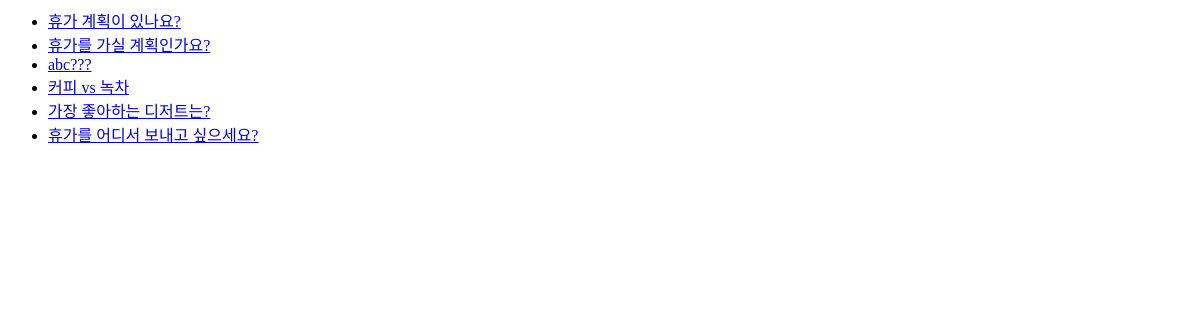
Before: /polls/ with the older database file.
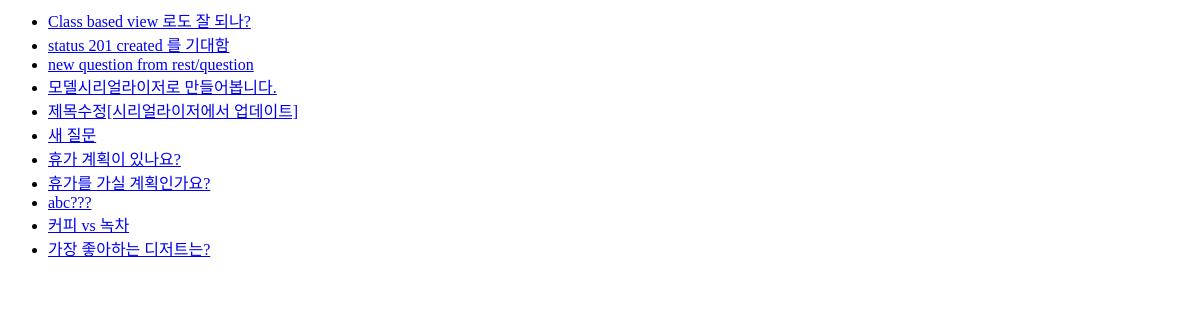
After: the same page with the newer database file.
### polls/models.py (models this page shows, shortened)
class Question(models.Model):
    question = models.CharField(max_length=200, verbose_name='질문')
    pub_date = models.DateTimeField(auto_now_add=True, verbose_name='생성일')
    owner = models.ForeignKey('auth.User', related_name='questions', on_delete=models.CASCADE, null=True)

### polls/views.py (the view)
# urls.py: path('', views.index, name='index'),
def index(request):
    latest_question_list = Question.objects.order_by('-pub_date')
    context = {'questions': latest_question_list}
    return render(request, 'polls/index.html', context)

### polls/templates/polls/index.html
{% if questions %}
<ul>
    {% for question in questions%}
    <li><a href="{% url 'polls:detail' question.id %}">{{question.question}}</a></li>
    {% endfor %}
</ul>
{% else %}
<p>no question</p>
{% endif %}

Changed rows visible on the page:
removed Question: question "휴가를 어디서 보내고 싶으세요?"
added Question: question "Class based view 로도 잘 되나?"
added Question: question "status 201 created 를 기대함"
added Question: question "new question from rest/question"
added Question: question "모델시리얼라이저로 만들어봅니다."
added Question: question "제목수정[시리얼라이저에서 업데이트]"
added Question: question "새 질문"
